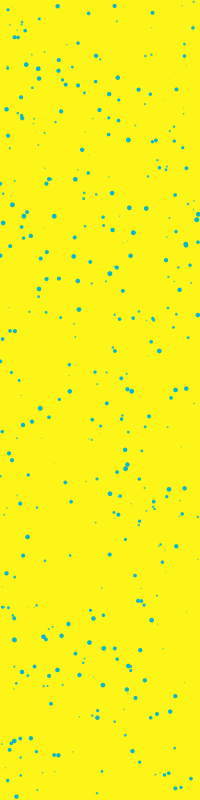
Frame 1 (no input)
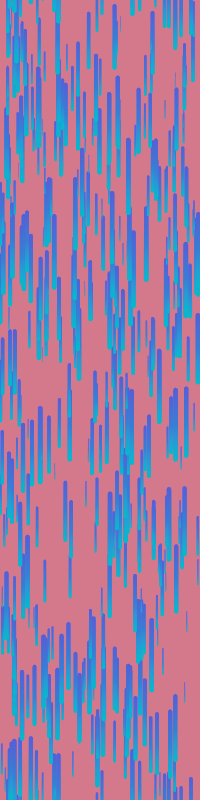
Frame 60 (the mouse pressed at the canvas centre just before this capture)
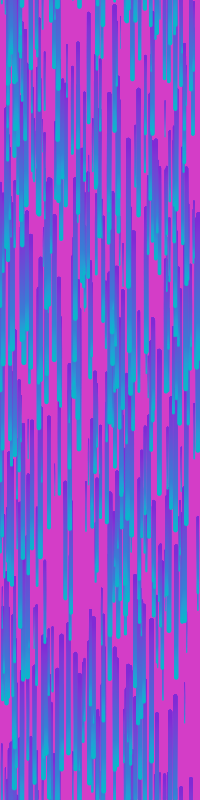
Frame 120 (the mouse held since frame 60 and released just before this capture)

The Processing sketch that drew these frames (run headless with seeded random() and noise(); from frame 60 on, the mouse is pressed at the canvas centre):

// Processing sketch: processing_109812
// ── processing_109812.pde

int howMany = 400;
float[] x = new float[howMany];
float[] y = new float[howMany];
float[] speed = new float[howMany];
 
void setup() {
  size(200, 800);
  background(255,248,21);
  noStroke();
  smooth();
 
  int i = 0;
  while (i<howMany) {
    x[i] = random(0, width);
    y[i] =random(0, height);
    speed[i] = random(1,5);
    i +=1;
  }
}
 
void draw() {
  //background(0);
  fill(188,27,247,3);
  rect(0,0,width, height);
 
  int i = 0;
  while (i < howMany) {
    fill(10,182,203,80*speed[i]);
    ellipse(x[i], y[i],speed[i],speed[i]);
    y[i] += speed[i]/4;
    if (y[i] > height) {
      y[i] = 0;
    }
    i +=1;
  }
}
